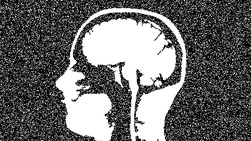
#> input picture Lab/Lab 4/Citra Tugas Lab 4/noisy_xray.jpg, 251 x 141 px, shrunk from 488 x 275 before the run
$ jupyter execute Lab4_MuhammadIrfanJunaidi_1906293202.ipynb   (older library calls are emulated)
#> lines starting #> are read from the running program, lines starting #| are printed output that depends on the picture
[cell 1]
import numpy as np
import matplotlib.pyplot as plt

from skimage import io, color, util, filters
from skimage.morphology import disk, dilation, erosion, opening, closing, square, diamond, rectangle

## **1. [50] Noise Removal**
## Diberikan sebuah citra xray bernama noisy_xray.png. Sayangnya citra ini memiliki noise berupa bintik-bintik putih yang mengganggu di hasil x-ray.

## a. [20] Bersihkan noise pada gambar di atas menggunakan morphology operator!

[cell 2]
# Load image
image = io.imread("Citra Tugas Lab 4/noisy_xray.jpg")
#> image is the input picture: shape (141, 251); min 0, max 255, mean 107.8

# Do Opening
se = disk(2)
image_open = opening(image, se)
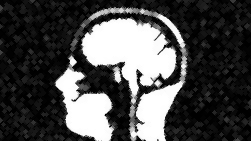
#> image_open: shape (141, 251); min 0, max 255, mean 75

# Show image
plt.figure(figsize=(20,10))
plt.subplot(1,2,1); plt.imshow(image, cmap='gray'); plt.title('Original Image'); plt.axis('off')
plt.subplot(1,2,2); plt.imshow(image_open, cmap='gray'); plt.title('After Opening'); plt.axis('off')
plt.show()
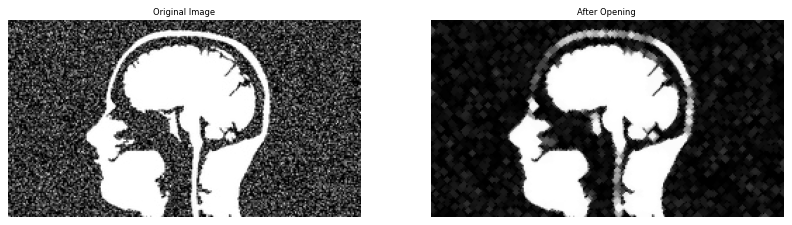
#> figure drawn by matplotlib, 2 panels

## b. [15] Ceritakan mengapa Anda mengerjakan poin a dengan cara tersebut!

> Pada soal kita diminta untuk menghilangkan noise pada citra. Tentunya cara untuk menghilangkannya adalah dengan Erosion. Namun, apabila hanya digunakan Erosion, bagian tertentu dari tampilan xray juga akan ikut hilang. Oleh karena itu, dilakukan pula Dilation atau dalam kasus ini digunakan Opening yang merupakan kombinasi dari Erosion yang diikuti dengan Dilation untuk menghilangkan noise tanpa merusak tampilan xray.

## c. [15] Sebelumnya Anda pernah melakukan noise removal dengan menggunakan median dan mean filter di lab 1. Jabarkan bagaimana perbedaan pada hasilnya jika dibandingkan dengan noise removal di lab 4 ini?

[cell 3]
image_med = filters.rank.median(image, selem=square(9))
image_mean = filters.rank.mean(image, selem=square(9))
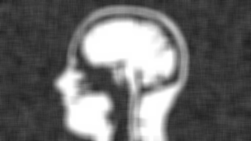
#> image_mean: shape (141, 251); min 31, max 255, mean 107.4

plt.figure(figsize=(20, 5))
plt.subplot(1, 3, 1); plt.imshow(image_mean, cmap="gray"); plt.title("Mean Filter"); plt.axis("off")
plt.subplot(1, 3, 2); plt.imshow(image_med, cmap="gray"); plt.title("Median Filter"); plt.axis("off")
plt.subplot(1, 3, 3); plt.imshow(image_open, cmap="gray"); plt.title("Opening"); plt.axis("off")
plt.show()

> Jika dilihat pada gambar di atas, masing-masing metode menghasilkan citra yang berbeda. **Mean Filter** dan **Median Filter** memiliki kegunaan utama yaitu smoothing, hanya saja untuk **Median Filter** dapat memberikan hasil yang bagus meskipun citra memiliki noise, sedangkan **Mean Filter** tidak. Berbeda dengan melakukan **Opening** yang tujuannya untuk _Noise Removal_. Dapat dilihat bahwa citra yang dihasilkan setelah dilakukan **Median Filter** lebih halus dibandingkan **Opening**. Beberapa detail juga hilang pada citra hasil **Median Filter**, tetapi tetap ada pada **Opening**.

## **2. [50] Pesan rahasia**
## Anda mendapat pesan rahasia yang terdiri dari dua citra. Untuk dapat membaca pesan ini, Anda harus menerapkan morphological image processing pada masing-masing citra, kemudian menggabungkannya menjadi satu. Berikut petunjuknya.

## a. [30] Lakukan dilatasi terhadap citra misteri1.jpg dan misteri2.jpg dengan kernel yang tepat. Hanya ada satu pasang kernel yang benar untuk membuka pesan rahasia. Berikut adalah pilihan kernel yang bisa Anda coba:
## ● {diamond(25), diamond(17)}
## ● {rectangle(12, 25), rectangle(20, 10)}
## ● {rectangle(46, 1), rectangle(1, 44)}
## ● {disk(13), disk(19)}
### Format: {kernel citra misteri1.jpg, kernel citra misteri2.jpg}

[cell 4]
# Load image
ms1 = io.imread("Citra Tugas Lab 4/misteri1.jpg")
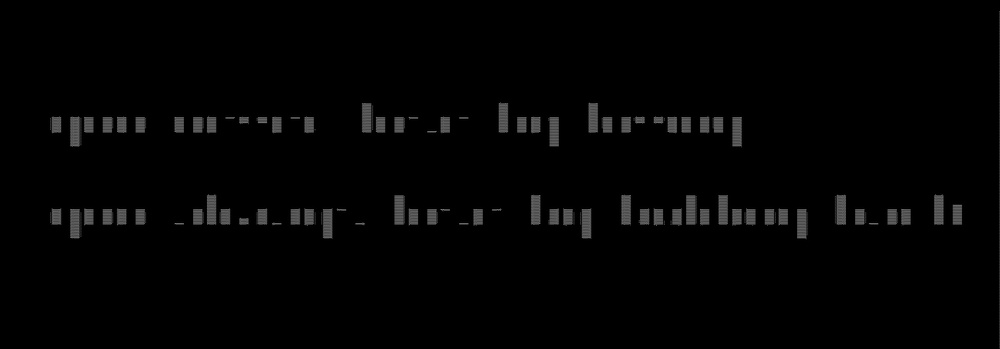
#> input picture Lab/Lab 4/Citra Tugas Lab 4/misteri1.jpg, 1000 x 349 px, shrunk from 1947 x 679 before the run
#> ms1 is the input picture: shape (349, 1000); min 0, max 125, mean 3.3
ms2 = io.imread("Citra Tugas Lab 4/misteri2.jpg")
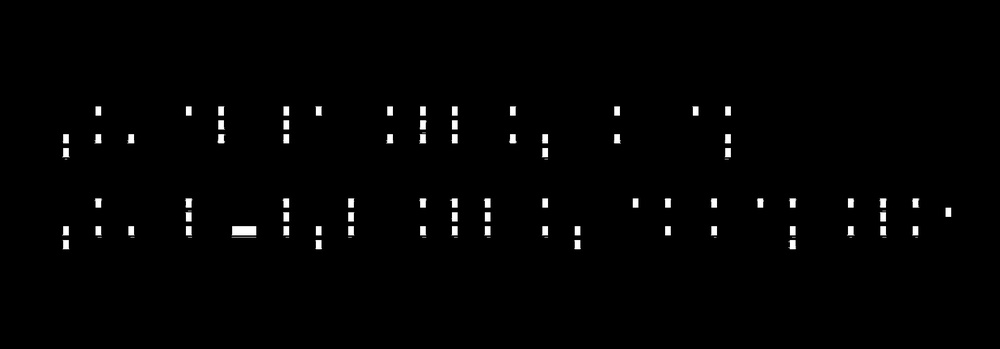
#> input picture Lab/Lab 4/Citra Tugas Lab 4/misteri2.jpg, 1000 x 349 px, shrunk from 1947 x 679 before the run
#> ms2 is the input picture: shape (349, 1000); min 0, max 255, mean 3.2

# Diamond(25) & Diamond(17)
d1 = dilation(ms1, diamond(25))
d2 = dilation(ms2, diamond(17))
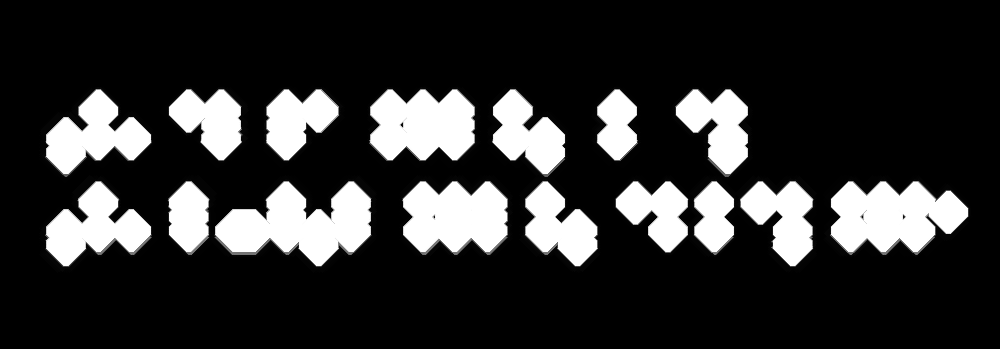
#> d2: shape (349, 1000); min 0, max 255, mean 48.2
plt.figure(figsize=(10, 5))
plt.subplot(1, 2, 1); plt.imshow(d1, cmap="gray"); plt.title("Diamond(25)"); plt.axis("off")
plt.subplot(1, 2, 2); plt.imshow(d2, cmap="gray"); plt.title("Diamond(17)"); plt.axis("off")
plt.show()

# Rectangle(12, 25) & Rectangle(20, 10)
r1 = dilation(ms1, rectangle(12, 25))
r2 = dilation(ms2, rectangle(20, 10))
plt.figure(figsize=(10, 5))
plt.subplot(1, 2, 1); plt.imshow(r1, cmap="gray"); plt.title("Rectangle(12, 25)"); plt.axis("off")
plt.subplot(1, 2, 2); plt.imshow(r2, cmap="gray"); plt.title("Rectangle(20, 10)"); plt.axis("off")
plt.show()

# Rectangle(46, 1) & Rectangle(1, 44)
r3 = dilation(ms1, rectangle(46, 1))
r4 = dilation(ms2, rectangle(1, 44))
plt.figure(figsize=(10, 5))
plt.subplot(1, 2, 1); plt.imshow(r3, cmap="gray"); plt.title("Rectangle(46, 1)"); plt.axis("off")
plt.subplot(1, 2, 2); plt.imshow(r4, cmap="gray"); plt.title("Rectangle(1, 44)"); plt.axis("off")
plt.show()

# Disk(13) & Disk(19)
ds1 = dilation(ms1, disk(13))
ds2 = dilation(ms1, disk(19))
plt.figure(figsize=(10, 5))
plt.subplot(1, 2, 1); plt.imshow(ds1, cmap="gray"); plt.title("Disk(13)"); plt.axis("off")
plt.subplot(1, 2, 2); plt.imshow(ds2, cmap="gray"); plt.title("Disk(19)"); plt.axis("off")
plt.show()

## b. [13] Gabungkan kedua citra hasil dilatasi poin a! Jika kernel yang Anda pilih benar, pesan rahasia akan terlihat.

[cell 5]
# Diamond
d = d1 + d2
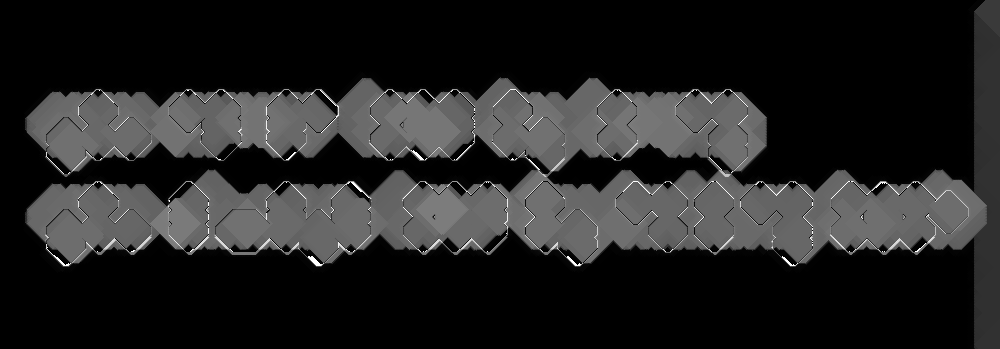
#> d: shape (349, 1000); min 0, max 255, mean 34.9

# Rectangle 1
rec1 = r1 + r2
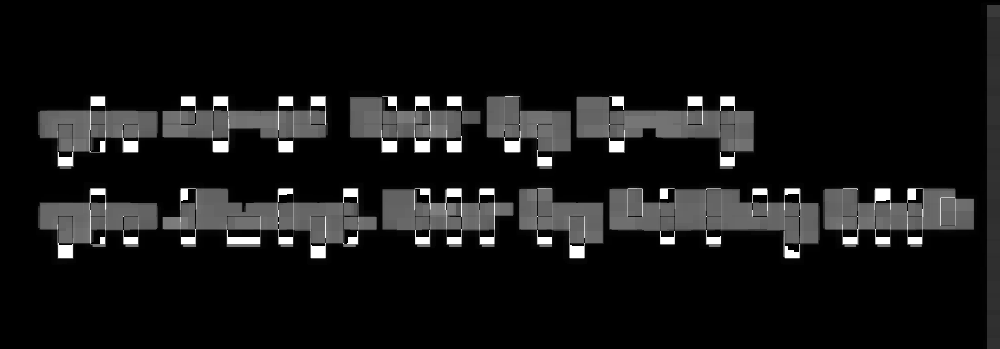
#> rec1: shape (349, 1000); min 0, max 255, mean 21.5

# Rectangle 2
rec2 = r3 + r4
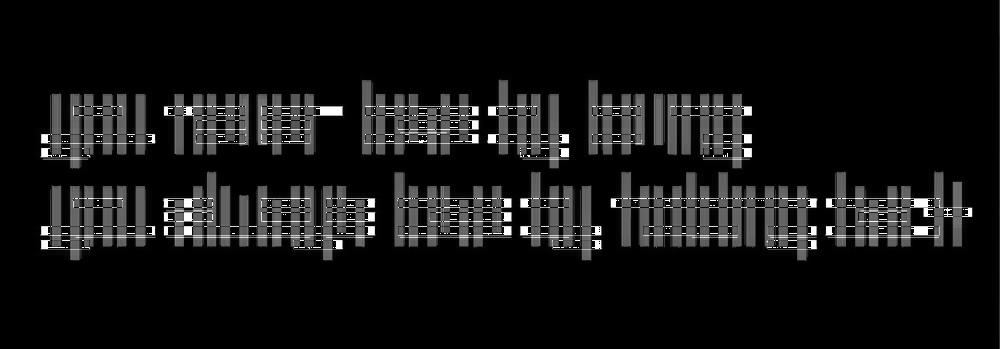
#> rec2: shape (349, 1000); min 0, max 255, mean 19.1

# Disk
ds = ds1 + ds2
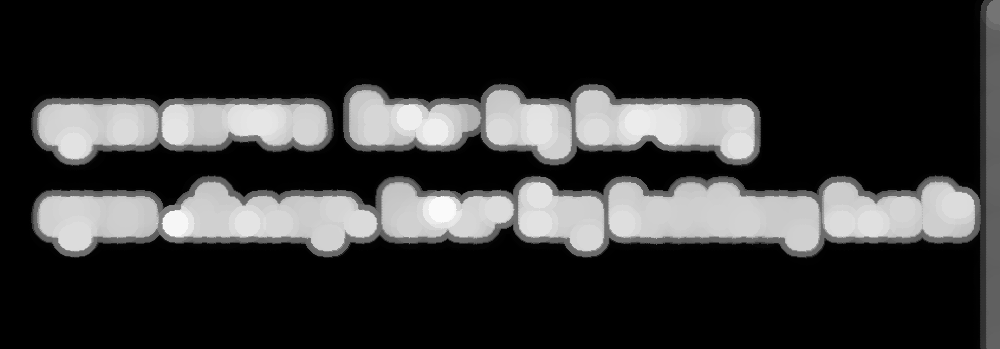
#> ds: shape (349, 1000); min 0, max 250, mean 50.8

plt.figure(figsize=(15, 5))
plt.subplot(2, 2, 1); plt.imshow(d, cmap="gray"); plt.title("Diamond"); plt.axis("off")
plt.subplot(2, 2, 2); plt.imshow(rec1, cmap="gray"); plt.title("Rectangle 1"); plt.axis("off")
plt.subplot(2, 2, 3); plt.imshow(rec2, cmap="gray"); plt.title("Rectangle 2"); plt.axis("off")
plt.subplot(2, 2, 4); plt.imshow(ds, cmap="gray"); plt.title("Disk"); plt.axis("off")
plt.show()
